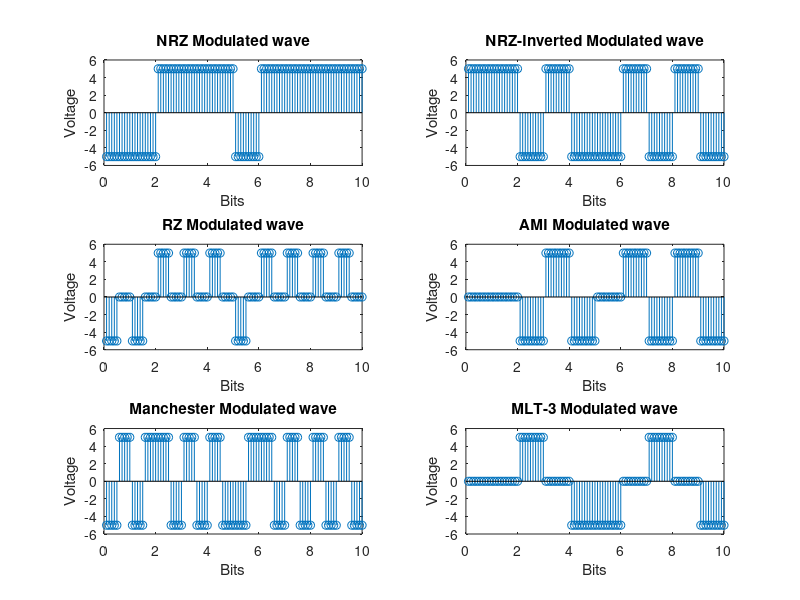

This chart was generated by the following MATLAB code: (Note: this script raises an error after producing the figure.)
clear all;
close all;
%Number of bits to be modulated
NumberOfBits=10;

%Generate some bits randomly
RandomNumber=rand(1,NumberOfBits)>0.5;

%Bit rate in bits/second
BitRate=4;

%Assuming waveform is represented by 10 samples so sampling
%frequency is 10 times the bit rate
SamplingFrequncy=10*BitRate;

%Define arrays for output waves
NRZ_out=[];
NRZI_out=[];
RZ_out=[];
AMI_out=[];
Manchester_out=[];
MLT3_out=[];
 
%Peak voltage (+vp)
PeakVoltage=5;

%NRZ Modulation 
for index=1:size(RandomNumber,2)
 if RandomNumber(index)==1
 NRZ_out=[NRZ_out [1 1 1 1 1 1 1 1 1 1]*PeakVoltage];
 elseif RandomNumber(index)==0
 NRZ_out=[NRZ_out [1 1 1 1 1 1 1 1 1 1]*(-PeakVoltage)];
 end
end

%NRZ-Inverted Modulation
%OneFlag is a flag used to indicate the last "One" state (positive/negative)
OneFlag = 1; %Initial value from +vp
for index=1:size(RandomNumber,2)
 if RandomNumber(index)==1
 OneFlag = -1*OneFlag; %Invert the "One" state
 NRZI_out=[NRZI_out [1 1 1 1 1 1 1 1 1 1]*PeakVoltage*OneFlag];
 elseif RandomNumber(index)==0
 NRZI_out=[NRZI_out [1 1 1 1 1 1 1 1 1 1]*PeakVoltage*OneFlag];
 end
end

%RZ Modulation
for index=1:size(RandomNumber,2)
 if RandomNumber(index)==1
 RZ_out=[RZ_out [1 1 1 1 1 0 0 0 0 0]*PeakVoltage];
 elseif RandomNumber(index)==0
 RZ_out=[RZ_out [1 1 1 1 1 0 0 0 0 0]*(-PeakVoltage)];
 end
end

%AMI Modulation
%OneFlag is a flag used to indicate the last "One" state (positive/negative)
OneFlag = 1; %Initial value from +vp
for index=1:size(RandomNumber,2)
 if RandomNumber(index)==1
 OneFlag = -1*OneFlag; %Invert the "One" state
 AMI_out=[AMI_out [1 1 1 1 1 1 1 1 1 1]*PeakVoltage*OneFlag];
 elseif RandomNumber(index)==0
 AMI_out=[AMI_out [0 0 0 0 0 0 0 0 0 0]];
 end
end


%Manchester Modulation
for index=1:size(RandomNumber,2)
 if RandomNumber(index)==1
 Manchester_out=[Manchester_out [1 1 1 1 1 -1 -1 -1 -1 -1]*PeakVoltage];
 elseif RandomNumber(index)==0
 Manchester_out=[Manchester_out [1 1 1 1 1 -1 -1 -1 -1 -1]*(-PeakVoltage)];
 end
end

%MLT-3 Modulation
%Level is a vector to indicate the last output level (-1,0,1)
Level = [0 1 0 -1]; 
i = 1;
for index=1:size(RandomNumber,2)
 if RandomNumber(index)==1    
 if (i < 4)
    i = i+1;
 else
    i = 1;
 end
 MLT3_out=[MLT3_out [1 1 1 1 1 1 1 1 1 1]*PeakVoltage*Level(i)];
 elseif RandomNumber(index)==0
 MLT3_out=[MLT3_out [1 1 1 1 1 1 1 1 1 1]*PeakVoltage*Level(i)];
 end
end

%Darwing Line code modulated waves
%Draw NRZ
subplot(3,2,1)
stem((1:NumberOfBits*10)/10,NRZ_out);
xlabel('Bits');
ylabel('Voltage');
title('NRZ Modulated wave');

%Draw NRZI
subplot(3,2,2)
stem((1:NumberOfBits*10)/10,NRZI_out);
xlabel('Bits');
ylabel('Voltage');
title('NRZ-Inverted Modulated wave');

%Draw RZ
subplot(3,2,3)
stem((1:NumberOfBits*10)/10,RZ_out);
xlabel('Bits');
ylabel('Voltage');
title('RZ Modulated wave');

%Draw AMI
subplot(3,2,4)
stem((1:NumberOfBits*10)/10,AMI_out);
xlabel('Bits');
ylabel('Voltage');
title('AMI Modulated wave');

%Draw Manchester
subplot(3,2,5)
stem((1:NumberOfBits*10)/10,Manchester_out);
xlabel('Bits');
ylabel('Voltage');
title('Manchester Modulated wave');

%Draw MLT-3
subplot(3,2,6)
stem((1:NumberOfBits*10)/10,MLT3_out);
xlabel('Bits');
ylabel('Voltage');
title('MLT-3 Modulated wave');

%Darwing Welch PSD of the modulated signals
%Draw NRZ
h = spectrum.welch;
Hpsd=psd(h,NRZ_out,'Fs',SamplingFrequncy);
figure;
subplot(3,2,1)
handle=plot(Hpsd);
set(handle,'LineWidth',2.5,'Color','r')

%Draw NRZ-Inverted
h = spectrum.welch;
Hpsd=psd(h,NRZI_out,'Fs',SamplingFrequncy);
subplot(3,2,2)
handle=plot(Hpsd);
set(handle,'LineWidth',2.5,'Color','r')

%Draw RZ
h = spectrum.welch;
Hpsd=psd(h,RZ_out,'Fs',SamplingFrequncy);
subplot(3,2,3)
handle=plot(Hpsd);
set(handle,'LineWidth',2.5,'Color','b')

%Draw AMI
h = spectrum.welch;
Hpsd=psd(h,AMI_out,'Fs',SamplingFrequncy);
subplot(3,2,4)
handle=plot(Hpsd)
set(handle,'LineWidth',2.5,'Color','b')

%Draw Manchester
h = spectrum.welch;
Hpsd=psd(h,Manchester_out,'Fs',SamplingFrequncy);
subplot(3,2,5)
handle=plot(Hpsd)
set(handle,'LineWidth',2.5,'Color','k')

%Draw MLT-3
h = spectrum.welch;
Hpsd=psd(h,MLT3_out,'Fs',SamplingFrequncy);
subplot(3,2,6)
handle=plot(Hpsd)
set(handle,'LineWidth',2.5,'Color','k')